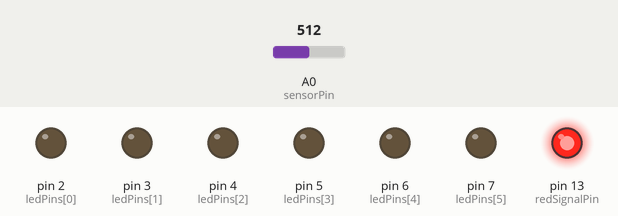
This sketch was run on a simulated Arduino Uno, built with avr-gcc and run on an emulated ATmega328P. Parts: output pins drawn as LEDs (lit = HIGH). Dashed ring = blinking. The test bench sets the inputs (shaded band); at power-on: A0 (sensorPin) = 512. What the sketch prints to the serial monitor is not drawn.

Above: at 1.2 s.
1.3 s: A0 (sensorPin) set to 559
2.8 s: A0 (sensorPin) set to 590
At 3.4 s:
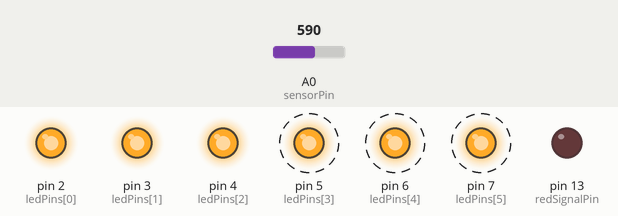
5.8 s: A0 (sensorPin) set to 511
At 6.7 s:
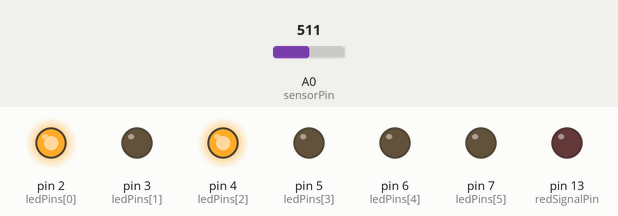
8.8 s: A0 (sensorPin) set to 716
At 8.95 s:
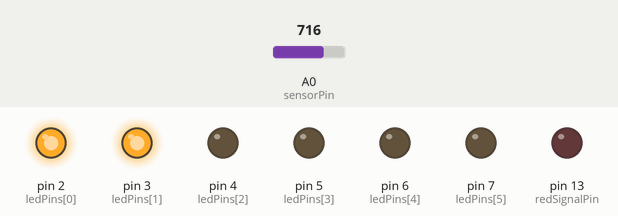
Timing chart, 0 to 12.8 s (numbered marks = the images above; inputs shaded):
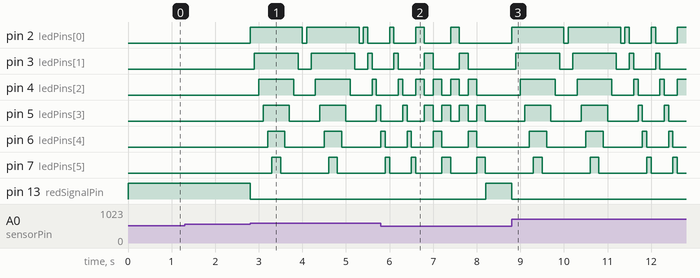

Measured:
- the behaviour switches between 572 and 573 on A0 (sensorPin) (found by bisection; images 0 and 1)
- after the input at 1.3 s, every drawn part: stays the same
- after the input at 2.8 s, pin 2 (ledPins[0]): goes HIGH 1.2 s, LOW 0.10 s, HIGH 1.2 s, LOW 0.10 s, HIGH 0.10 s, then LOW, starting at once; pin 3 (ledPins[1]): goes HIGH 1.0 s, LOW 0.30 s, HIGH 1.0 s, LOW 0.30 s, HIGH 0.10 s, then LOW, starting after 0.10 s
- after the input at 5.8 s, pin 2 (ledPins[0]): goes on until 7.6 s, then stays LOW; pin 3 (ledPins[1]): goes on until 7.8 s, then stays LOW; pin 4 (ledPins[2]): goes on until 8.0 s, then stays LOW; pin 13 (redSignalPin): LOW → HIGH after 2.4 s
- after the input at 8.8 s, pin 2 (ledPins[0]): LOW → HIGH at once, → LOW 1.2 s later, → HIGH 0.10 s later, → LOW 1.2 s later, … (9 changes in this stretch); pin 3 (ledPins[1]): LOW → HIGH after 0.10 s, → LOW 1.0 s later, → HIGH 0.30 s later, → LOW 1.0 s later, … (8 changes in this stretch)

The sketch:

Night_light.ino
```cpp
// (licence header left out)
int ledPins[] = {2, 3, 4, 5, 6, 7};
const int arrayLength = 6;
const int redSignalPin = 13;

const int sensorPin = 0;

int lightLevel, high = 0, low = 1023;
int idx = 0;

void setup()
{
  // Set up the digital pins as outputs; this is our line
  // of yellow LEDs
  for (idx = 0; idx <= arrayLength; idx++) {
    pinMode(ledPins[idx], OUTPUT);
  }
  Serial.begin(9600);
  Serial.println("Setup complete!");
}


void loop()
{
  // We'll use the analogRead()
  // function to measure the voltage coming from the photoresistor/
  // resistor pair. This number can range between 0 (0 Volts) and
  // 1023 (5 Volts), but this circuit will have a smaller range
  // between dark and light.

  lightLevel = analogRead(sensorPin);
  //Serial.println(lightLevel);

  //manualTune();  // manually change the range from light to dark
  autoTune();  // have the Arduino do the work for us!

  // The above functions will alter lightLevel to be cover the
  // range from full-on to full-off. Now we can adjust the
  // brightness of the LED:
  if (lightLevel > 140) {
    // It's dark and we want the light show
    analogWrite(redSignalPin, 0);
    // Choose one of the following functions for pretty light sequences
    oneAfterAnotherLoop();
    oneAfterAnotherLoop();
    oneOnAtATime();
    oneOnAtATime();
    //pingPong();
    marquee();
    marquee();
  } else {
    // The ambient light is too bright, light up the red signal pin
    analogWrite(redSignalPin, 200);
    // turn off all yellow LEDs
    for (idx = 0; idx <= arrayLength; idx++) {
      analogWrite(ledPins[idx], 0);
    }
  }
  // The above statement will brighten the LED along with the
  // light level. To do the opposite, replace "lightLevel" in the
  // above analogWrite() statement with "255-lightLevel".
  // Now you've created a night-light!
}

void oneAfterAnotherLoop()
{
  int index;
  int delayTime = 100; // milliseconds to pause between LEDs
                       // make this smaller for faster switching

  // Turn all the LEDs on:

  // This for() loop will step index from 0 to 7
  // (putting "++" after a variable means add one to it)
  // and will then use digitalWrite() to turn that LED on.

  for(index = 0; index < arrayLength; index++) {
    digitalWrite(ledPins[index], HIGH);
    delay(delayTime);
  }

  // Turn all the LEDs off:

  // This for() loop will step index from 7 to 0
  // (putting "--" after a variable means subtract one from it)
  // and will then use digitalWrite() to turn that LED off.

  for(index = arrayLength; index >= 0; index--)
  {
    digitalWrite(ledPins[index], LOW);
    delay(delayTime);
  }
}

/*
oneOnAtATime()

This function will step through the LEDs,
lighting only one at at time.
*/

void oneOnAtATime()
{
  int index;
  int delayTime = 100; // milliseconds to pause between LEDs
                       // make this smaller for faster switching

  // step through the LEDs, from 0 to 7

  for(index = 0; index < arrayLength; index++)
  {
    digitalWrite(ledPins[index], HIGH);  // turn LED on
    delay(delayTime);                    // pause to slow down
    digitalWrite(ledPins[index], LOW);   // turn LED off
  }
}

/*
pingPong()

This function will step through the LEDs,
lighting one at at time in both directions.
*/

void pingPong()
{
  int index;
  int delayTime = 100; // milliseconds to pause between LEDs
                       // make this smaller for faster switching
  Serial.println("Entered pingPong...");
  for (index = 0; index < arrayLength; index++)
  {
    digitalWrite(ledPins[index], HIGH);  // turn LED on
    delay(delayTime);                    // pause to slow down
    digitalWrite(ledPins[index], LOW);   // turn LED off
  }

  for(index = arrayLength; index > 0; index--)
  {
    digitalWrite(ledPins[index], HIGH);  // turn LED on
    delay(delayTime);                    // pause to slow down
    digitalWrite(ledPins[index], LOW);   // turn LED off
  }
  Serial.println("Leaving pingPong...");
}

/*
marquee()

This function will mimic "chase lights" like those around signs.
*/

void marquee()
{
  int index;
  int delayTime = 200; // milliseconds to pause between LEDs
                       // Make this smaller for faster switching

  // Step through the first four LEDs
  // (We'll light up one in the lower 4 and one in the upper 4)

  for(index = 0; index <= 3; index++) // Step from 0 to 3
  {
    digitalWrite(ledPins[index], HIGH);    // Turn a LED on
    digitalWrite(ledPins[index+2], HIGH);  // Skip four, and turn that LED on
    delay(delayTime);                      // Pause to slow down the sequence
    digitalWrite(ledPins[index], LOW);     // Turn the LED off
    digitalWrite(ledPins[index+2], LOW);   // Skip four, and turn that LED off
  }
}

void manualTune()
{
  lightLevel = map(lightLevel, 0, 1023, 0, 255);
  lightLevel = constrain(lightLevel, 0, 255);
  //Serial.print("manualTune: lightLevel: ");
  //Serial.println(lightLevel);
}


void autoTune()
{
  // As we mentioned above, the light-sensing circuit we built
  // won't have a range all the way from 0 to 1023. It will likely
  // be more like 300 (dark) to 800 (light).

  // In the manualTune() function above, you need to repeatedly
  // change the values and try the program again until it works.
  // But why should you have to do that work? You've got a
  // computer in your hands that can figure things out for itself!

  // In this function, the Arduino will keep track of the highest
  // and lowest values that we're reading from analogRead().

  // If you look at the top of the sketch, you'll see that we've
  // initialized "low" to be 1023. We'll save anything we read
  // that's lower than that:

  if (lightLevel < low)
  {
    low = lightLevel;
  }

  // We also initialized "high" to be 0. We'll save anything
  // we read that's higher than that:

  if (lightLevel > high)
  {
    high = lightLevel;
  }

  // Once we have the highest and lowest values, we can stick them
  // directly into the map() function. No manual tweaking needed!

  // One trick we'll do is to add a small offset to low and high,
  // to ensure that the LED is fully-off and fully-on at the limits
  // (otherwise it might flicker a little bit).

  lightLevel = map(lightLevel, low+30, high-30, 0, 255);
  lightLevel = constrain(lightLevel, 0, 255);

  // Now we'll return to the main loop(), and send lightLevel
  // to the LED.
}
```
